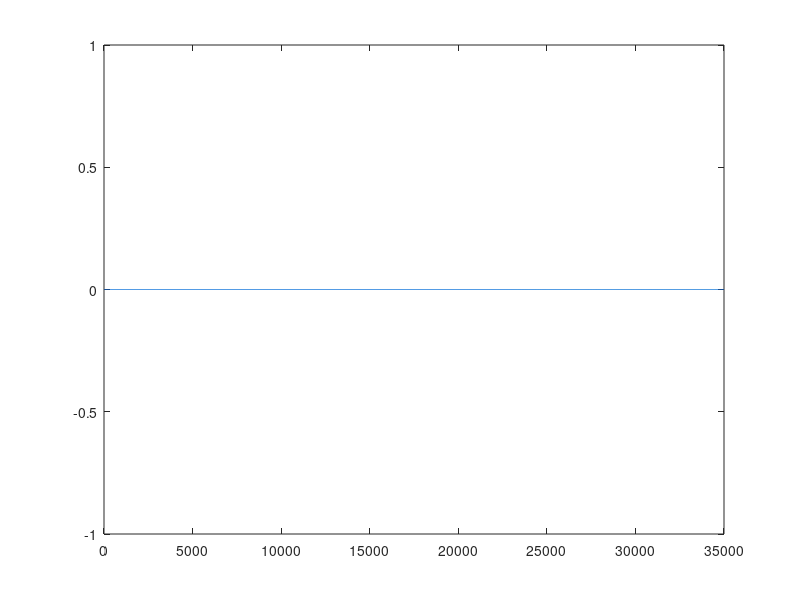
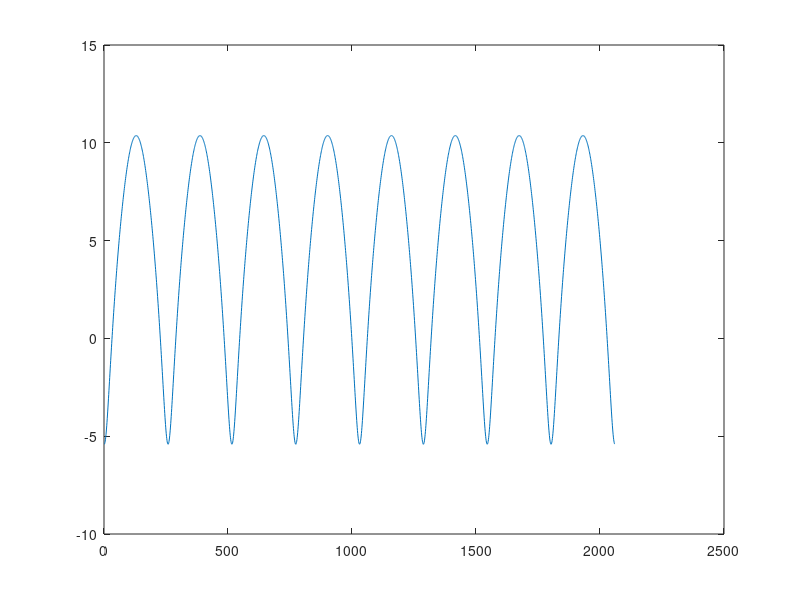

Write the MATLAB code that produced these figures, in order.
data_set_size = 35000;

blah = [1;zeros(data_set_size-1,1)];
%blah = randn(data_set_size,1) + 1i*randn(data_set_size,1) + exp(1i*(1:data_set_size)*2*pi/16).' + exp(1i*(1:data_set_size)*2*pi/16*3).';
figure(1);plot(20*log10(abs(fft(blah))));
feedback_shift = zeros(8,1);
blah2 = zeros(data_set_size,1);
for ii=1:data_set_size
	blah2(ii) = blah(ii) - (7/8)*feedback_shift(8);
	feedback_shift = [blah2(ii);feedback_shift(1:7)];
end


blah = blah2;
feedback_shift = zeros(8,1);
blah2 = zeros(data_set_size,1);
for ii=1:data_set_size
	blah2(ii) = blah(ii) - (7/8)*feedback_shift(8);
	feedback_shift = [blah2(ii);feedback_shift(1:7)];
end

%Decimate by 17 to space peaks out in frequency
blah_dec = blah2(1:17:end);

figure(2);
plot(20*log10(abs(fft(blah_dec))));

%Try a different approach: IIR filter design
%f = [0 3.8 3.8 4.2 4.2 11.8 11.8 12.2 12.2 19.8 19.8 20.2 20.2 27.8 27.8 28.2 28.2 32]/32;
%m = [0 0   1   1   0   0    1    1    0    0    1    1    0    0    1    1    0    0];
%[b,a] = yulewalk(50,f,m);
%[h,w] = freqz(b,a,1024);
%plot(f,m,w/pi,abs(h),'--')
%legend('Ideal','yulewalk Designed')
%title('Comparison of Frequency Response Magnitudes')
